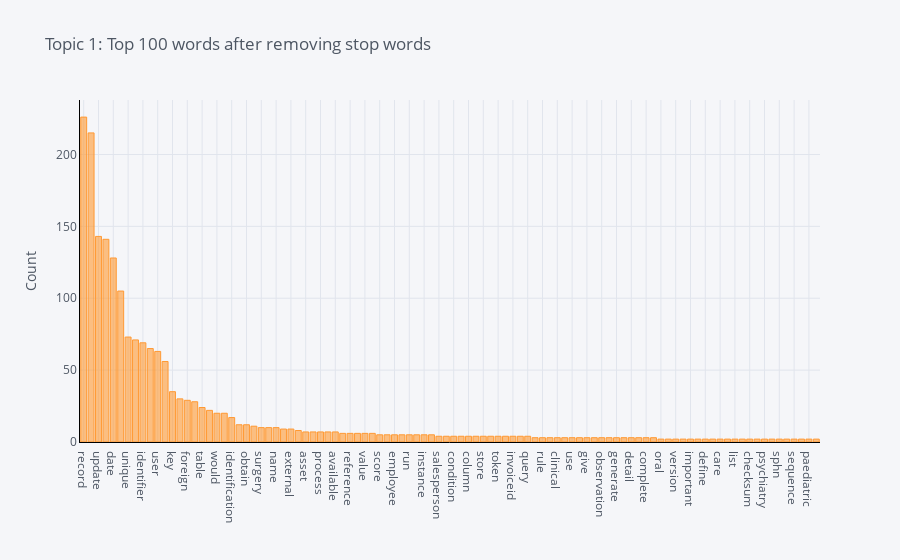

Notebook cell for this chart:
### Code cell
plot_model(lda, plot='frequency', topic_num = 'Topic 1')

### Figure 1 — Plotly figure (JSON) as saved in the notebook; plotly's stock layout.template omitted (floating-point values rounded to 4 significant figures)
{"data": [{"marker": {"color": "rgba(255, 153, 51, 0.6)", "line": {"color": "rgba(255, 153, 51, 1.0)", "width": 1}}, "name": "count", "orientation": "v", "text": "", "type": "bar", "x": ["record", "last", "update", "time", "date", "system", "unique", "source", "identifier", "edit", "user", "modify", "key", "indicate", "foreign", "product", "table", "number", "would", "provider", "identification", "datum", "obtain", "productid", "surgery", "person", "name", "download", "external", "medicine", "asset", "primary", "process", "application", "available", "transaction", "reference", "visit", "value", "data", "score", "effective", "employee", "load", "run", "confirm", "instance", "provide", "salesperson", "procedure", "condition", "responsible", "column", "mutation", "store", "quantity", "token", "extract", "invoiceid", "whenever", "query", "sample", "rule", "result", "clinical", "change", "use", "radiotherapy", "give", "hand", "observation", "genetic", "generate", "individual", "detail", "psychology", "complete", "create", "oral", "deletion", "version", "vascular", "important", "family", "define", "bear", "care", "example", "list", "ever", "checksum", "child", "psychiatry", "particular", "sphn", "code", "sequence", "description", "paediatric", "mother"], "y": [226, 215, 143, 141, 128, 105, 73, 71, 69, 65, 63, 56, 35, 30, 29, 28, 24, 22, 20, 20, 17, 12, 12, 11, 10, 10, 10, 9, 9, 8, 7, 7, 7, 7, 7, 6, 6, 6, 6, 6, 5, 5, 5, 5, 5, 5, 5, 5, 4, 4, 4, 4, 4, 4, 4, 4, 4, 4, 4, 4, 4, 3, 3, 3, 3, 3, 3, 3, 3, 3, 3, 3, 3, 3, 3, 3, 3, 3, 2, 2, 2, 2, 2, 2, 2, 2, 2, 2, 2, 2, 2, 2, 2, 2, 2, 2, 2, 2, 2, 2]}], "layout": {"legend": {"bgcolor": "#F5F6F9", "font": {"color": "#4D5663"}}, "paper_bgcolor": "#F5F6F9", "plot_bgcolor": "#F5F6F9", "title": {"font": {"color": "#4D5663"}, "text": "Topic 1: Top 100 words after removing stop words"}, "xaxis": {"gridcolor": "#E1E5ED", "linecolor": "black", "showgrid": true, "tickfont": {"color": "#4D5663"}, "title": {"font": {"color": "#4D5663"}, "text": ""}, "zerolinecolor": "#E1E5ED"}, "yaxis": {"gridcolor": "#E1E5ED", "linecolor": "black", "showgrid": true, "tickfont": {"color": "#4D5663"}, "title": {"font": {"color": "#4D5663"}, "text": "Count"}, "zerolinecolor": "#E1E5ED"}}}
